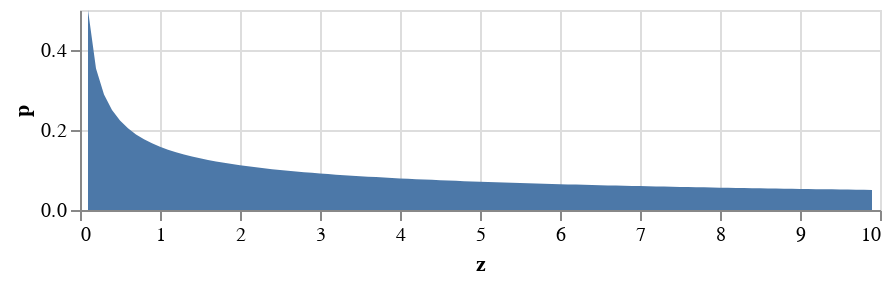

The code cell stored with this chart in its notebook:
### Markdown cell above
More buckets gives us more information. If we want to know $P(\mathbf Z \in [0,0.5))$, for instance, we can sum up the probabilities for the buckets $[0,0.1)$, $[0.1,0.2)$, ... $[0.4,0.5)$. But we can't get *any* probability. The graph doesn't have enough information to let us calculate probabilities over intervals whose ends are between two cutpoints of the buckets. It only has resolution up to increments of $0.1$ in terms of $z$. It would be nice to have a graph that lets us read off arbitrary probabilities like $P(\mathbf Z \in [a,b])$ just by looking at how much "stuff" there is between $a$ and $b$. Something like this:

### Code cell
z = np.arange(0.1,10,0.1)
p = 1/(2*np.sqrt(10*z)) # magic, for now...

distribution = pd.DataFrame({'z':z, 'p':p})
alt.Chart(distribution, height=100, width=400).mark_area().encode(x='z', y='p')

### Figure 1 — Vega-Lite specification as saved in the notebook (floating-point values rounded to 4 significant figures)
{"$schema": "https://vega.github.io/schema/vega-lite/v3.4.0.json", "config": {"mark": {"tooltip": null}, "view": {"height": 300, "width": 400}}, "data": {"name": "data-c101341a031f7d31f56b8b1aa832611d"}, "datasets": {"data-c101341a031f7d31f56b8b1aa832611d": [{"p": 0.5, "z": 0.1}, {"p": 0.3536, "z": 0.2}, {"p": 0.2887, "z": 0.3}, {"p": 0.25, "z": 0.4}, {"p": 0.2236, "z": 0.5}, {"p": 0.2041, "z": 0.6}, {"p": 0.189, "z": 0.7}, {"p": 0.1768, "z": 0.8}, {"p": 0.1667, "z": 0.9}, {"p": 0.1581, "z": 1}, {"p": 0.1508, "z": 1.1}, {"p": 0.1443, "z": 1.2}, {"p": 0.1387, "z": 1.3}, {"p": 0.1336, "z": 1.4}, {"p": 0.1291, "z": 1.5}, {"p": 0.125, "z": 1.6}, {"p": 0.1213, "z": 1.7}, {"p": 0.1179, "z": 1.8}, {"p": 0.1147, "z": 1.9}, {"p": 0.1118, "z": 2}, {"p": 0.1091, "z": 2.1}, {"p": 0.1066, "z": 2.2}, {"p": 0.1043, "z": 2.3}, {"p": 0.1021, "z": 2.4}, {"p": 0.1, "z": 2.5}, {"p": 0.09806, "z": 2.6}, {"p": 0.09623, "z": 2.7}, {"p": 0.09449, "z": 2.8}, {"p": 0.09285, "z": 2.9}, {"p": 0.09129, "z": 3.0}, {"p": 0.0898, "z": 3.1}, {"p": 0.08839, "z": 3.2}, {"p": 0.08704, "z": 3.3}, {"p": 0.08575, "z": 3.4}, {"p": 0.08452, "z": 3.5}, {"p": 0.08333, "z": 3.6}, {"p": 0.0822, "z": 3.7}, {"p": 0.08111, "z": 3.8}, {"p": 0.08006, "z": 3.9}, {"p": 0.07906, "z": 4}, {"p": 0.07809, "z": 4.1}, {"p": 0.07715, "z": 4.2}, {"p": 0.07625, "z": 4.3}, {"p": 0.07538, "z": 4.4}, {"p": 0.07454, "z": 4.5}, {"p": 0.07372, "z": 4.6}, {"p": 0.07293, "z": 4.7}, {"p": 0.07217, "z": 4.8}, {"p": 0.07143, "z": 4.9}, {"p": 0.07071, "z": 5}, {"p": 0.07001, "z": 5.1}, {"p": 0.06934, "z": 5.2}, {"p": 0.06868, "z": 5.3}, {"p": 0.06804, "z": 5.4}, {"p": 0.06742, "z": 5.5}, {"p": 0.06682, "z": 5.6}, {"p": 0.06623, "z": 5.7}, {"p": 0.06565, "z": 5.8}, {"p": 0.06509, "z": 5.9}, {"p": 0.06455, "z": 6}, {"p": 0.06402, "z": 6.1}, {"p": 0.0635, "z": 6.2}, {"p": 0.06299, "z": 6.3}, {"p": 0.0625, "z": 6.4}, {"p": 0.06202, "z": 6.5}, {"p": 0.06155, "z": 6.6}, {"p": 0.06108, "z": 6.7}, {"p": 0.06063, "z": 6.8}, {"p": 0.06019, "z": 6.9}, {"p": 0.05976, "z": 7}, {"p": 0.05934, "z": 7.1}, {"p": 0.05893, "z": 7.2}, {"p": 0.05852, "z": 7.3}, {"p": 0.05812, "z": 7.4}, {"p": 0.05774, "z": 7.5}, {"p": 0.05735, "z": 7.6}, {"p": 0.05698, "z": 7.7}, {"p": 0.05661, "z": 7.8}, {"p": 0.05625, "z": 7.9}, {"p": 0.0559, "z": 8}, {"p": 0.05556, "z": 8.1}, {"p": 0.05522, "z": 8.2}, {"p": 0.05488, "z": 8.3}, {"p": 0.05455, "z": 8.4}, {"p": 0.05423, "z": 8.5}, {"p": 0.05392, "z": 8.6}, {"p": 0.05361, "z": 8.7}, {"p": 0.0533, "z": 8.8}, {"p": 0.053, "z": 8.9}, {"p": 0.0527, "z": 9}, {"p": 0.05241, "z": 9.1}, {"p": 0.05213, "z": 9.2}, {"p": 0.05185, "z": 9.3}, {"p": 0.05157, "z": 9.4}, {"p": 0.0513, "z": 9.5}, {"p": 0.05103, "z": 9.6}, {"p": 0.05077, "z": 9.7}, {"p": 0.05051, "z": 9.8}, {"p": 0.05025, "z": 9.9}]}, "encoding": {"x": {"field": "z", "type": "quantitative"}, "y": {"field": "p", "type": "quantitative"}}, "height": 100, "mark": "area", "width": 400}
